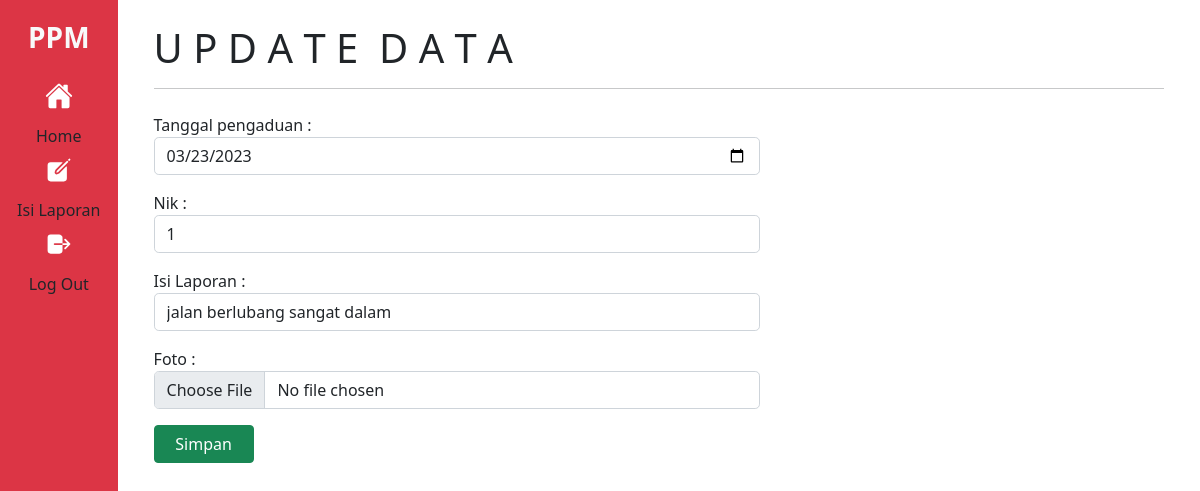
The page /ujikom2023/masyarakat/fupdate.php?id_pengaduan=78 on the database its author committed.
### tables this page shows
CREATE TABLE `pengaduan` (
  `id_pengaduan` int(11) NOT NULL,
  `tgl_pengaduan` date NOT NULL,
  `nik` int(16) NOT NULL,
  `isi_laporan` text NOT NULL,
  `foto` varchar(255) NOT NULL,
  `status` varchar(30) NOT NULL
);

### ujikom2023/masyarakat/fupdate.php (the view, shortened to what this page needs)
<?php
$id = $_GET['id_pengaduan'];
$db = new PDO('mysql:host=localhost;dbname=pengaduanmasyarakat','root','');
$query = $db->query("SELECT * FROM `pengaduan` WHERE  `id_pengaduan`='$id'");
$data = $query->fetch();
?>
<!DOCTYPE html>
<html lang="en">
<head>
    <link href="https://cdn.jsdelivr.net/npm/bootstrap@5.0.2/dist/css/bootstrap.min.css" rel="stylesheet"
>
</head>
<body>
<div class="container-fluid">
    <div class="row">
        <div class="col-sm-auto bg-danger sticky-top">
            <div class="d-flex flex-sm-column flex-row flex-nowrap align-items-center sticky-top">
                <a href="" class="d-block p-3 text-decoration-none fs-3 text-light fw-bold">PPM</a>
                <ul class="nav nav-pills nav-flush flex-sm-column flex-row flex-nowrap mb-auto mx-auto text-center align-items-center">
                    <li class="nav-item">
                        <a href="masyarakat.php" class="nav-link px-0 align-middle" style="color:white"><ion-icon name="home" class="fs-3"></ion-icon></a>Home
                    </li>
                    <li>
                        <a href="pengaduan.php" class="nav-link px-0 align-middle" style="color:white"><ion-icon name="create" class="fs-3"></ion-icon></a>Isi Laporan
                    </li>
                    <li>
                        <a href="logout.php" class="nav-link px-0 align-middle" style="color:white"><ion-icon name="log-out" class="fs-3"></ion-icon></a>Log Out
                    </li>
                </ul>
            </div>
        </div>
        <div class="col-sm min-vh-100">
        <div class="container mt-2">
        <div class="row" >
        <div class="col">
            <h1 class="mb-3 mt-3  ">U P D A T E&nbsp; D A T A</h1>
            <hr class="divider">
            <form action="update.php?id_pengaduan=<?= $_GET['id_pengaduan']?>"  method="POST" enctype='multipart/form-data'>
              <div class="mb-3 mt-4">
                Tanggal pengaduan :
                <input class="rounded-3 form-control" type="date" name="tgl_pengaduan" value="<?= $data['tgl_pengaduan']?>" style="width: 60%;">
              </div>
              <div class="mb-3 mt-3 ">
                Nik :
                <input class="rounded-3 form-control" type="number" name="nik" style="width: 60%;"  value="<?= $data['nik']?>">
              </div>
              <div class="mb-3 mt-3 ">
                Isi Laporan :
                <input class="rounded-3 form-control" type="text" name="isi_laporan" style="width: 60%;"  value="<?= $data['isi_laporan']?>">
              </div>
              <div class="mb-3 mt-3 ">
                Foto :
                <input class="rounded-3 form-control" type="file" name="foto" style="width: 60%;"  value="<?= $data['foto']?>">
              </div>
              <div class="mb-3 mt-3 ">
                <button type="submit" class="btn btn-success px-3 mb-3" style="width: 100px;">Simpan</button>
                </div>
              </div>
        </div>
</div>
</div>
</div>
</body>
</html>

### rows shown on the page
pengaduan: tgl_pengaduan "03/23/2023", nik "1", isi_laporan "jalan berlubang sangat dalam"
